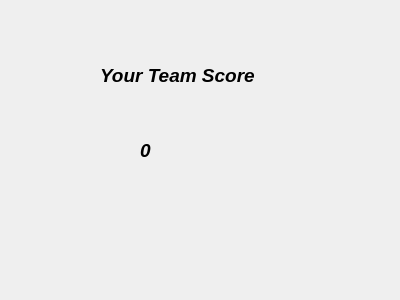
<?xml version="1.0" encoding="UTF-8"?>
<ui version="4.0">
 <class>Dialog</class>
 <widget class="QDialog" name="Dialog">
  <property name="geometry">
   <rect>
    <x>0</x>
    <y>0</y>
    <width>400</width>
    <height>300</height>
   </rect>
  </property>
  <property name="windowTitle">
   <string>Dialog</string>
  </property>
  <widget class="QLabel" name="label">
   <property name="geometry">
    <rect>
     <x>100</x>
     <y>60</y>
     <width>191</width>
     <height>31</height>
    </rect>
   </property>
   <property name="font">
    <font>
     <family>Arial</family>
     <pointsize>14</pointsize>
     <weight>75</weight>
     <italic>true</italic>
     <bold>true</bold>
    </font>
   </property>
   <property name="text">
    <string>Your Team Score</string>
   </property>
  </widget>
  <widget class="QLabel" name="finalscore">
   <property name="geometry">
    <rect>
     <x>140</x>
     <y>130</y>
     <width>101</width>
     <height>41</height>
    </rect>
   </property>
   <property name="font">
    <font>
     <family>Arial</family>
     <pointsize>14</pointsize>
     <weight>75</weight>
     <italic>true</italic>
     <bold>true</bold>
    </font>
   </property>
   <property name="text">
    <string>0</string>
   </property>
  </widget>
 </widget>
 <resources/>
 <connections/>
</ui>
